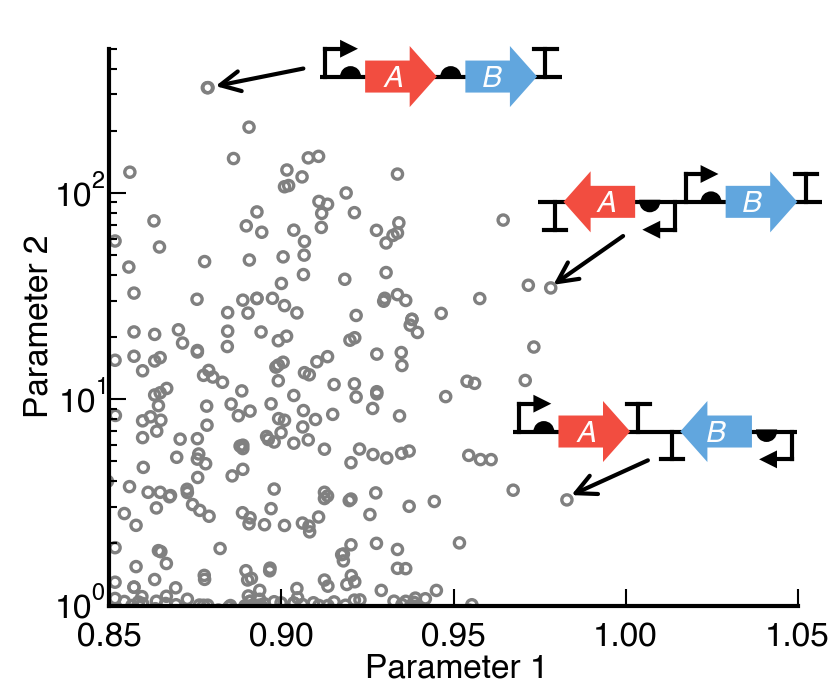

Source code (Python):
#!/usr/bin/env python
"""
	Annotation of standard scatter plot with genetic constructs
"""

import numpy as np
import matplotlib.pyplot as plt
import dnaplotlib as dpl
import csv

__author__  = 'Thomas Gorochowski <[email redacted]>, Voigt Lab, MIT'
__license__ = 'MIT'
__version__ = '1.0'

# Read some data points for the scatter plot
filename_in ='data_points.txt'
data_reader = csv.reader(open(filename_in, 'rU'), delimiter=' ')
x = []
y = []
for row in data_reader:
	y.append( float(row[1]) )
	x.append( float(row[2]) )

# Generate the scatter plot
fig = plt.figure(figsize=(2.8,2.32))
ax = plt.subplot(1, 1, 1)
ax.set_yscale('log')
ax.set_xlim([0.85,1.05])
ax.set_ylim([1,500])
ax.set_xticks([0.85, 0.9, 0.95, 1.0, 1.05])
ax.tick_params(axis='y', labelsize=8)
ax.tick_params(axis='x', labelsize=8)
ax.spines['right'].set_visible(False)
ax.spines['top'].set_visible(False)
ax.yaxis.set_ticks_position('left')
ax.xaxis.set_ticks_position('bottom')
plt.xlabel('Parameter 1', fontsize=8, labelpad=0)
plt.ylabel('Parameter 2', fontsize=8, labelpad=0)
ax.tick_params(axis='y', which='major', pad=1)
plt.scatter(x, y, c='none', s=6, edgecolor=(0.5,0.5,0.5), lw = 0.8) #(0.38, 0.65, 0.87)

# Add arrows to the constructs
plt.annotate(
	'', 
	xy = (0.8785, 323.5), xytext = (25, 5),
	textcoords = 'offset points', ha = 'right', va = 'bottom',
	bbox = dict(boxstyle = 'round,pad=0.5', fc = 'yellow', alpha = 0.5),
	arrowprops = dict(arrowstyle = '->', linewidth=1.0, connectionstyle = 'arc3,rad=0'))
plt.annotate(
	'', 
	xy = (0.977, 34), xytext = (20, 14),
	textcoords = 'offset points', ha = 'right', va = 'bottom',
	bbox = dict(boxstyle = 'round,pad=0.5', fc = 'yellow', alpha = 0.5),
	arrowprops = dict(arrowstyle = '->', linewidth=1.0, connectionstyle = 'arc3,rad=0'))
plt.annotate(
	'', 
	xy = (0.982, 3.3), xytext = (22, 10),
	textcoords = 'offset points', ha = 'right', va = 'bottom',
	bbox = dict(boxstyle = 'round,pad=0.5', fc = 'yellow', alpha = 0.5),
	arrowprops = dict(arrowstyle = '->', linewidth=1.0, connectionstyle = 'arc3,rad=0'))

# Color maps (let's make sure we use similar colors)
col_map = {}
col_map['black']   = (0.00, 0.00, 0.00)
col_map['white']   = (1.00, 1.00, 1.00)
col_map['red']     = (0.95, 0.30, 0.25)
col_map['green']   = (0.38, 0.82, 0.32)
col_map['blue']    = (0.38, 0.65, 0.87)
col_map['orange']  = (1.00, 0.75, 0.17)
col_map['purple']  = (0.55, 0.35, 0.64)
col_map['yellow']  = (0.98, 0.97, 0.35)

# Global line width
lw = 1.0

# Define design 1
p1_1 = {'type':'Promoter', 'name':'pA', 'fwd':True, 'opts':{'linewidth':lw, 'color':col_map['black']}}
rbs_1_1 = {'type':'RBS', 'name':'rbs_f', 'fwd':True, 'opts':{'linewidth':lw, 'color':col_map['black'], 'start_pad':-6, 'x_extent':6}}
gA_1 = {'type':'CDS', 'name':'gA',  'fwd':True, 'opts':{'linewidth':lw, 'color':col_map['red'], 'edgecolor':col_map['red'], 'x_extent':24, 'label':'A', 'label_style':'italic', 'label_color':(1,1,1), 'label_x_offset':-3, 'label_y_offset':-1}}
rbs_1_2 = {'type':'RBS', 'name':'rbs_r', 'fwd':True, 'opts':{'linewidth':lw, 'color':col_map['black'], 'start_pad':2, 'x_extent':6}}
gB_1  = {'type':'CDS', 'name':'gB',  'fwd':True, 'opts':{'linewidth':lw, 'color':col_map['blue'], 'edgecolor':col_map['blue'], 'x_extent':24, 'label':'B', 'label_style':'italic', 'label_color':(1,1,1), 'label_x_offset':-3, 'label_y_offset':-1}}
t1_1 = {'type':'Terminator', 'name':'t0', 'fwd':True, 'opts':{'linewidth':lw, 'color':col_map['black'], 'start_pad':-1}}
design1 = [p1_1, rbs_1_1, gA_1, rbs_1_2, gB_1, t1_1]

# Define design 2
t1_2 = {'type':'Terminator', 'name':'t0', 'fwd':False, 'opts':{'linewidth':lw, 'color':col_map['black'], 'start_pad':-1}}
gA_2 = {'type':'CDS', 'name':'gA',  'fwd':False, 'opts':{'linewidth':lw, 'color':col_map['red'], 'edgecolor':col_map['red'], 'x_extent':24, 'label':'A', 'label_style':'italic', 'label_color':(1,1,1), 'label_x_offset':2, 'label_y_offset':-1}}
rbs_1_2 = {'type':'RBS', 'name':'rbs_f', 'fwd':False, 'opts':{'linewidth':lw, 'color':col_map['black'], 'start_pad':-6, 'x_extent':6}}
p1_2 = {'type':'Promoter', 'name':'pA', 'fwd':False, 'opts':{'linewidth':lw, 'color':col_map['black']}}
p2_2 = {'type':'Promoter', 'name':'pA', 'fwd':True, 'opts':{'linewidth':lw, 'color':col_map['black']}}
rbs_2_2 = {'type':'RBS', 'name':'rbs_r', 'fwd':True, 'opts':{'linewidth':lw, 'color':col_map['black'], 'start_pad':-6, 'x_extent':6}}
gB_2  = {'type':'CDS', 'name':'gB',  'fwd':True, 'opts':{'linewidth':lw, 'color':col_map['blue'], 'edgecolor':col_map['blue'], 'x_extent':24, 'label':'B', 'label_style':'italic', 'label_color':(1,1,1), 'label_x_offset':-3, 'label_y_offset':-1}}
t2_2 = {'type':'Terminator', 'name':'t0', 'fwd':True, 'opts':{'linewidth':lw, 'color':col_map['black'], 'start_pad':-1}}
design2 = [t1_2, gA_2, rbs_1_2, p1_2, p2_2, rbs_2_2, gB_2, t2_2]

# Define design 3
p1_3 = {'type':'Promoter', 'name':'pA', 'fwd':True, 'opts':{'linewidth':lw, 'color':col_map['black']}}
rbs_1_3 = {'type':'RBS', 'name':'rbs_r', 'fwd':True, 'opts':{'linewidth':lw, 'color':col_map['black'], 'start_pad':-6, 'x_extent':6}}
gA_3  = {'type':'CDS', 'name':'gB',  'fwd':True, 'opts':{'linewidth':lw, 'color':col_map['red'], 'edgecolor':col_map['red'], 'x_extent':24, 'label':'A', 'label_style':'italic', 'label_color':(1,1,1), 'label_x_offset':-3, 'label_y_offset':-1}}
t1_3 = {'type':'Terminator', 'name':'t0', 'fwd':True, 'opts':{'linewidth':lw, 'color':col_map['black'], 'start_pad':-1}}
t2_3 = {'type':'Terminator', 'name':'t0', 'fwd':False, 'opts':{'linewidth':lw, 'color':col_map['black'], 'start_pad':-1}}
gB_3 = {'type':'CDS', 'name':'gA',  'fwd':False, 'opts':{'linewidth':lw, 'color':col_map['blue'], 'edgecolor':col_map['blue'], 'x_extent':24, 'label':'B', 'label_style':'italic', 'label_color':(1,1,1), 'label_x_offset':0, 'label_y_offset':-1}}
rbs_2_3 = {'type':'RBS', 'name':'rbs_f', 'fwd':False, 'opts':{'linewidth':lw, 'color':col_map['black'], 'start_pad':-6, 'x_extent':6}}
p2_3 = {'type':'Promoter', 'name':'pA', 'fwd':False, 'opts':{'linewidth':lw, 'color':col_map['black']}}
design3 = [p1_3, rbs_1_3, gA_3, t1_3, t2_3, gB_3, rbs_2_3, p2_3]

# Set up the axes for the genetic constructs
ax_dna1 = plt.axes([0.35, 0.83, 0.35, 0.12])
ax_dna2 = plt.axes([0.61, 0.65, 0.4, 0.12])
ax_dna3 = plt.axes([0.58,  0.32, 0.4, 0.12])

# Create the DNAplotlib renderer
dr = dpl.DNARenderer()

# Redender the DNA to axis
start, end = dr.renderDNA(ax_dna1, design1, dr.SBOL_part_renderers())
ax_dna1.set_xlim([start, end])
ax_dna1.set_ylim([-15,15])
ax_dna1.set_aspect('equal')
ax_dna1.set_xticks([])
ax_dna1.set_yticks([])
ax_dna1.axis('off')
start, end = dr.renderDNA(ax_dna2, design2, dr.SBOL_part_renderers())
ax_dna2.set_xlim([start, end])
ax_dna2.set_ylim([-15,15])
ax_dna2.set_aspect('equal')
ax_dna2.set_xticks([])
ax_dna2.set_yticks([])
ax_dna2.axis('off')
start, end = dr.renderDNA(ax_dna3, design3, dr.SBOL_part_renderers())
ax_dna3.set_xlim([start, end])
ax_dna3.set_ylim([-15,15])
ax_dna3.set_aspect('equal')
ax_dna3.set_xticks([])
ax_dna3.set_yticks([])
ax_dna3.axis('off')

# Sort out subplot spacing
plt.subplots_adjust(hspace=0.01, left=0.13, right=0.95, top=0.93, bottom=0.13)

# Save the figure
fig.savefig('scatter_annotate.pdf', transparent=True)
fig.savefig('scatter_annotate.png', dpi=300)

# Clear the plotting cache
plt.close('all')

